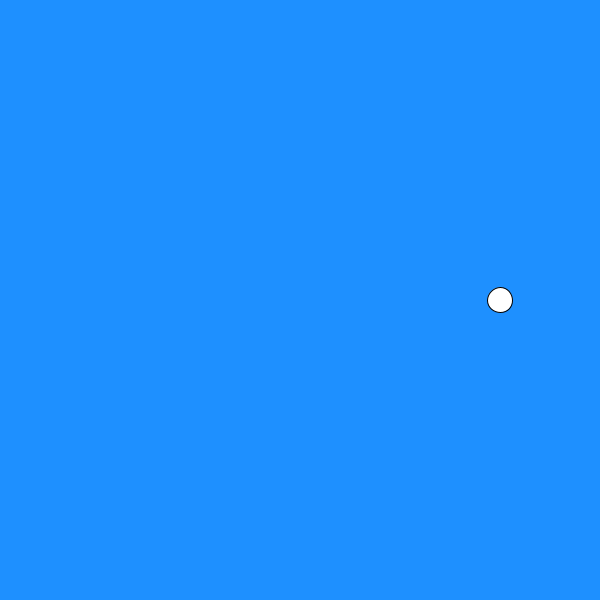
Frame 1 (no input)
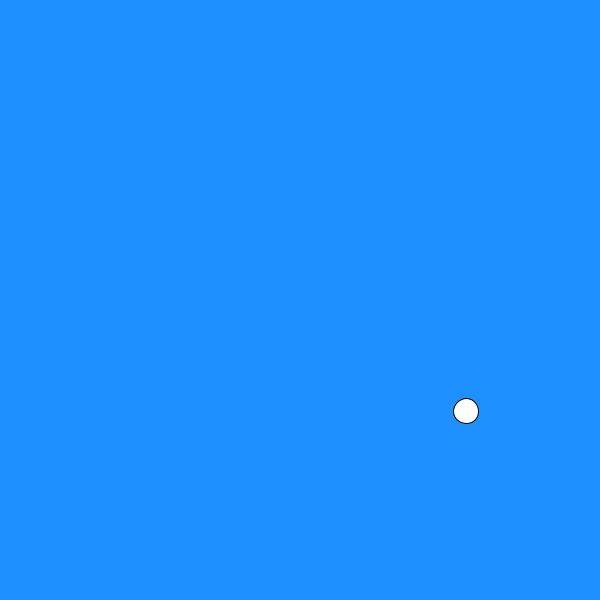
Frame 60 (the mouse pressed at the canvas centre just before this capture)
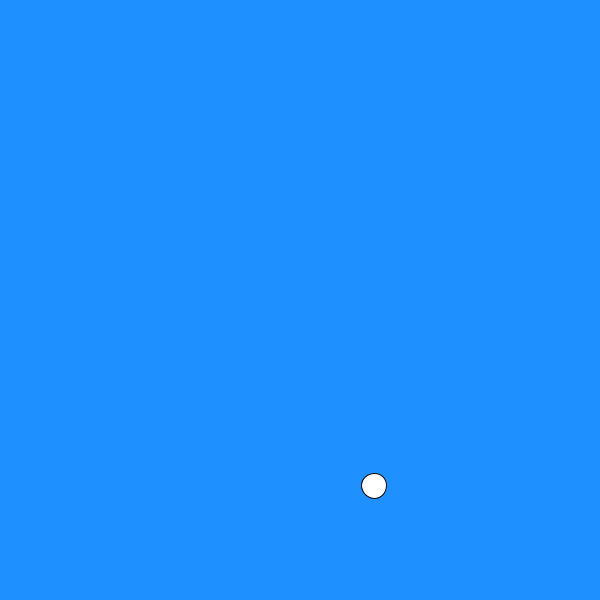
Frame 120 (the mouse held since frame 60 and released just before this capture)

The Processing sketch that drew these frames (run headless with seeded random() and noise(); from frame 60 on, the mouse is pressed at the canvas centre):

// Processing sketch: Task_07
// ── Task_07.pde
void setup() {
  size(600,600);
}
float a = 0;
void draw() {
  float x = width / 2 + cos(a) * 200;
  float y = height / 2  + sin(a) * 200;
  background(30,144,255);
  ellipse(x,y,25,25);
  a = a + 0.01;
}
